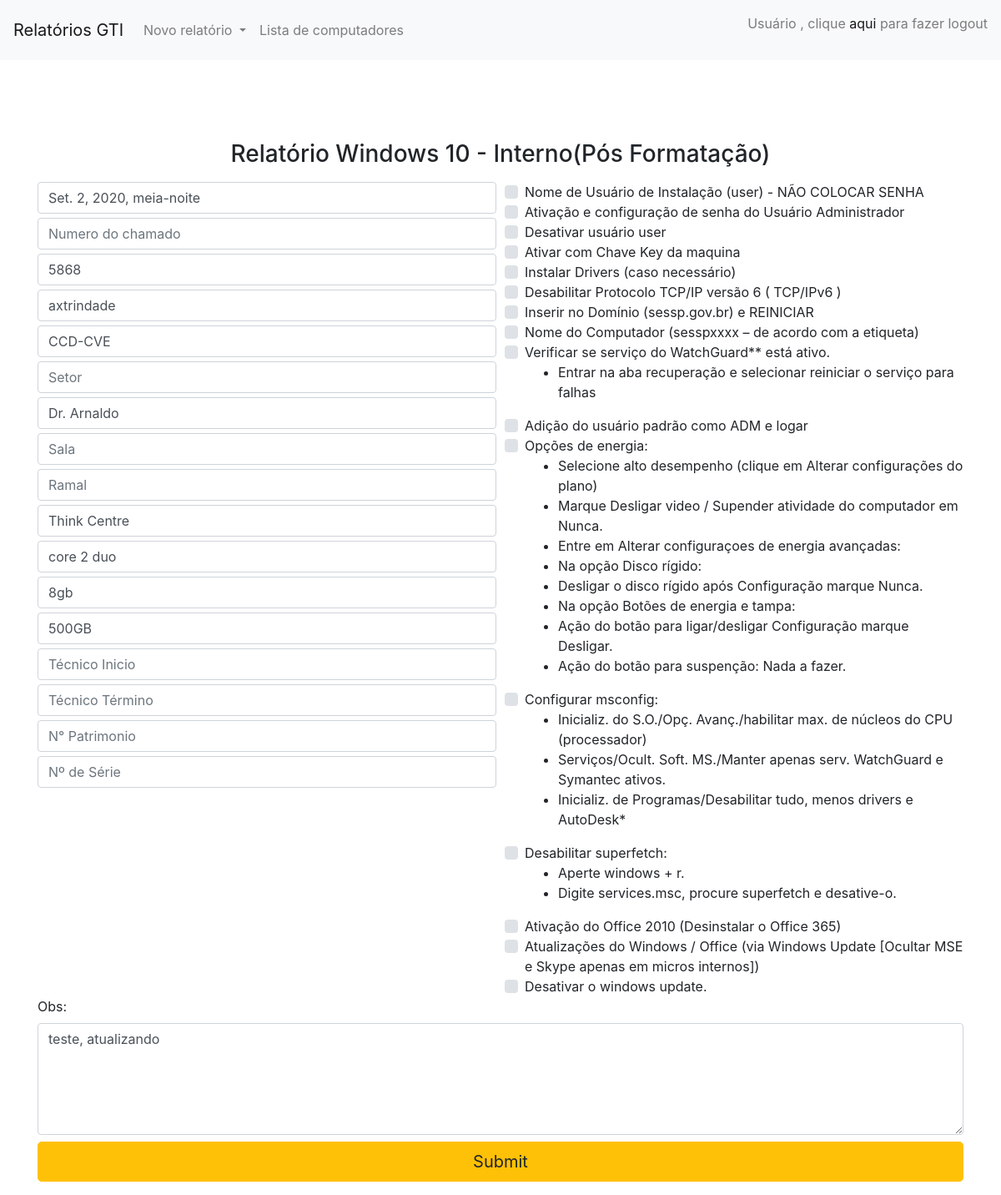
The page /saida/10 on the database its author committed.
### aplicativo/models.py (models this page shows)
class Relatorio(models.Model):
    data_criacao = models.DateTimeField(default=timezone.now, blank=True)
    num_chamado = models.CharField(max_length=255, blank=True)
    sessp = models.CharField(max_length=255, blank=True)
    usuario = models.CharField(max_length=255, blank=True)
    coordenadoria = models.CharField(max_length=255, blank=True)
    setor = models.CharField(max_length=255, blank=True)
    predio = models.CharField(max_length=255, blank=True)
    sala = models.CharField(max_length=255, blank=True)
    ramal = models.CharField(max_length=255, blank=True)
    modelo = models.CharField(max_length=255, blank=True)
    cpu = models.CharField(max_length=255, blank=True)
    ram = models.CharField(max_length=255, blank=True)
    hd = models.CharField(max_length=255, blank=True)
    tecinic = models.CharField(max_length=255, blank=True)
    tecfim = models.CharField(max_length=255, blank=True)
    patrimonio = models.CharField(max_length=255, blank=True)
    serie = models.CharField(max_length=255, blank=True)
    obs = models.TextField()
    check1 = models.BooleanField(default=False)
    check2 = models.BooleanField(default=False)
    check3 = models.BooleanField(default=False)
    check4 = models.BooleanField(default=False)
    check5 = models.BooleanField(default=False)
    check6 = models.BooleanField(default=False)
    check7 = models.BooleanField(default=False)
    check8 = models.BooleanField(default=False)
    check9 = models.BooleanField(default=False)
    check10 = models.BooleanField(default=False)
    check11 = models.BooleanField(default=False)
    check12 = models.BooleanField(default=False)
    check13 = models.BooleanField(default=False)
    check14 = models.BooleanField(default=False)
    check15 = models.BooleanField(default=False)
    check16 = models.BooleanField(default=False)

### aplicativo/views.py (the view)
# urls.py: path('saida/<int:relatorio_id>', views.saida, name='saida'),
def saida(request, relatorio_id):
    relatorio = Relatorio.objects.get(id=relatorio_id)
    return render(request, 'aplicativo/saida.html', {
        'relatorio': relatorio
    })

### aplicativo/templates/aplicativo/saida.html (shortened to what this page needs)
{%extends 'base.html'%}
{%block 'conteudo'%}
<div class="container">
  <h3 class="mb-3" style="text-align: center;">Relatório Windows 10 - Interno(Pós Formatação)</h3>
  <form method="POST" action="/saida_doc/{{relatorio.id}}" class="post-form" enctype="multipart/form-data">
      <div class="form-row mt-3">
          <div class="col">
            <input value="{{relatorio.data_criacao}}" type="text" class="form-control" placeholder="Data de Criação" name="initial-data_criacao"  id="initial-id_data_criacao">
            <input value="{{relatorio.num_chamado}}" style="margin-top: 5px;" type="text" class="form-control" placeholder="Numero do chamado" name="num_chamado"  id="id_num_chamado">
            <input value="{{relatorio.sessp}}" style="margin-top: 5px;" type="text" class="form-control" placeholder="SESSP" name="sessp" maxlength="255" id="id_sessp">
            <input value="{{relatorio.usuario}}" style="margin-top: 5px;" type="text" class="form-control" placeholder="Usuário" name="usuario" maxlength="255" id="id_usuario">
            <input value="{{relatorio.coordenadoria}}" style="margin-top: 5px;" type="text" class="form-control" placeholder="Coordenadoria" name="coordenadoria" maxlength="255" id="id_coordenadoria">
            <input value="{{relatorio.setor}}" style="margin-top: 5px;" type="text" class="form-control" placeholder="Setor" name="setor" maxlength="255" id="id_setor">
            <input value="{{relatorio.predio}}" style="margin-top: 5px;" type="text" class="form-control" placeholder="Prédio" name="predio" maxlength="255" id="id_predio">
            <input value="{{relatorio.sala}}" style="margin-top: 5px;" type="text" class="form-control" placeholder="Sala" name="sala" maxlength="255" id="id_sala">
            <input value="{{relatorio.ramal}}" style="margin-top: 5px;" type="text" class="form-control" placeholder="Ramal" name="ramal" maxlength="255" id="id_ramal">
            <input value="{{relatorio.modelo}}" style="margin-top: 5px;" type="text" class="form-control" placeholder="Modelo" name="modelo" maxlength="255" id="id_modelo">
            <input value="{{relatorio.cpu}}" style="margin-top: 5px;" type="text" class="form-control" placeholder="CPU" name="cpu" maxlength="255" id="id_cpu">
            <input value="{{relatorio.ram}}" style="margin-top: 5px;" type="text" class="form-control" placeholder="Memória RAM" name="ram" maxlength="255" id="id_ram">
            <input value="{{relatorio.hd}}" style="margin-top: 5px;" type="text" class="form-control" placeholder="HD" name="hd" maxlength="255" id="id_hd">
            <input value="{{relatorio.tecinic}}" style="margin-top: 5px;" type="text" class="form-control" placeholder="Técnico Inicio" name="tecinic" maxlength="255" id="id_tecinic">
            <input value="{{relatorio.tecfim}}" style="margin-top: 5px;" type="text" class="form-control" placeholder="Técnico Término" name="tecfim" maxlength="255" id="id_tecfim">
            <input value="{{relatorio.patrimonio}}" style="margin-top: 5px;" type="text" class="form-control" placeholder="N° Patrimonio" name="patrimonio" maxlength="255" id="id_patrimonio">
            <input value="{{relatorio.serie}}" style="margin-top: 5px;" type="text" class="form-control" placeholder="Nº de Série"  name="serie" maxlength="255" id="id_serie">
          </div>
          <div class="col">
            <div class="custom-control custom-checkbox">
              <label class="custom-control-label" for="id_check1">Nome de Usuário de Instalação (user) - NÃO COLOCAR SENHA</label>
            </div>
            <div class="custom-control custom-checkbox">
              <label class="custom-control-label" for="id_check2">Ativação e configuração de senha do Usuário Administrador</label>
            </div>
            <div class="custom-control custom-checkbox">
              <label class="custom-control-label" for="id_check3">Desativar usuário user</label>
            </div>
            <div class="custom-control custom-checkbox">
              <label class="custom-control-label" for="id_check4">Ativar com Chave Key da maquina</label>
            </div>
            <div class="custom-control custom-checkbox">
              <label class="custom-control-label" for="id_check5">Instalar Drivers (caso necessário)</label>
            </div>
            <div class="custom-control custom-checkbox">
              <label class="custom-control-label" for="id_check6">Desabilitar Protocolo TCP/IP versão 6 ( TCP/IPv6 )</label>
            </div>
            <div class="custom-control custom-checkbox">
              <label class="custom-control-label" for="id_check7">Inserir no Domínio (sessp.gov.br) e REINICIAR</label>
            </div>
            <div class="custom-control custom-checkbox">
              <label class="custom-control-label" for="id_check8">Nome do Computador (sesspxxxx – de acordo com a etiqueta)</label>
            </div>
            <div class="custom-control custom-checkbox">
              <label class="custom-control-label" for="id_check9">Verificar se serviço do WatchGuard** está ativo.
                </label>
                <ul>
                  <li>Entrar na aba recuperação e selecionar reiniciar o serviço para falhas</li>
                </ul>
            </div>
            <div class="custom-control custom-checkbox">
              <label class="custom-control-label" for="id_check10">Adição do usuário padrão como ADM e logar</label>
            </div>
            <div class="custom-control custom-checkbox">
              <label class="custom-control-label" for="id_check11">Opções de energia:</label>
              <ul>
                <li>Selecione alto desempenho (clique em Alterar configurações do plano)</li>
                <li>Marque Desligar video / Supender atividade do computador em Nunca.</li>
                <li>Entre em Alterar configuraçoes de energia avançadas: </li>
                <li>Na opção Disco rígido:</li>
                <li> Desligar o disco rígido após Configuração marque Nunca.</li>
                <li>Na opção Botões de energia e tampa:</li>
                <li> Ação do botão para ligar/desligar Configuração marque Desligar.</li>
                <li> Ação do botão para suspenção: Nada a fazer.</li>
              </ul>
            </div>
            <div class="custom-control custom-checkbox">
              <label class="custom-control-label" for="id_check12">Configurar msconfig:</label>
              <ul>
                <li>Inicializ. do S.O./Opç. Avanç./habilitar max. de núcleos do CPU (processador)</li>
                <li>Serviços/Ocult. Soft. MS./Manter apenas serv. WatchGuard e Symantec ativos.</li>
                <li>Inicializ. de Programas/Desabilitar tudo, menos drivers e AutoDesk*</li>
              </ul>
            </div>
            <div class="custom-control custom-checkbox">
              <label class="custom-control-label" for="id_check13">Desabilitar superfetch:</label>
              <ul>
                <li>Aperte windows + r.</li>
                <li>Digite services.msc, procure superfetch e desative-o.</li>
              </ul>
            </div>
            <div class="custom-control custom-checkbox">
              <label class="custom-control-label" for="id_check14">Ativação do Office 2010 (Desinstalar o Office 365)</label>
            </div>
            <div class="custom-control custom-checkbox">
              <label class="custom-control-label" for="id_check15">Atualizações do Windows / Office (via Windows Update [Ocultar MSE e Skype apenas em micros internos])</label>
            </div>
            <div class="custom-control custom-checkbox">
              <label class="custom-control-label" for="id_check16">Desativar o windows update.</label>
            </div>
          </div>
      </div>
      <div class="mb-2">
        <label for="id_obs">Obs:</label>
        <textarea class="form-control" name="obs" cols="40" rows="5" required id="id_obs">{{relatorio.obs}}</textarea>
      </div>
      <input type="submit" class="mb-3 btn btn-warning btn-lg btn-block">
  </form>
</div>
{%endblock%}

### rows shown on the page
Relatorio: initial-data_criacao "Set. 2, 2020, meia-noite", sessp "5868", usuario "axtrindade", coordenadoria "CCD-CVE", predio "Dr. Arnaldo", modelo "Think Centre", cpu "core 2 duo", ram "8gb", hd "500GB", obs "teste, atualizando"
